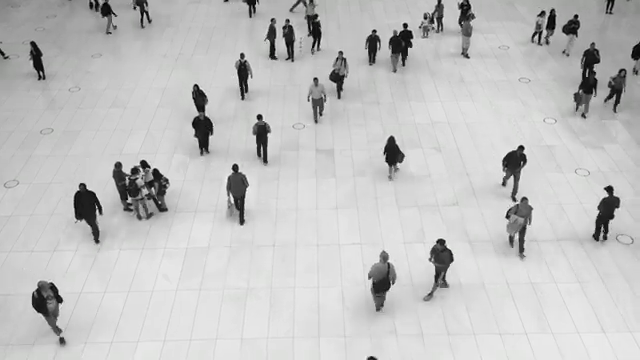
#> input picture frame 34 of Placement/walking.mp4, 640 x 360 px
$ python 15.motion-detection.py
#> lines starting #> are read from the running program, lines starting #| are printed output that depends on the picture; after the words box and inside, x2 and y2 are one past the last pixel; in counts of white or black regions, pixels touching at a corner belong together
'''
Approch:
Comparing the first and Second frames Based on the differences It Find the Movements
'''

import cv2 as cv
import numpy as np

cap = cv.VideoCapture('walking.mp4')

# Frame 1
ret , frame1 = cap.read()
#> frame1 is the input picture: shape (360, 640, 3); mean B, G, R 193.7, 193.8, 193.7
ret , frame2 = cap.read()
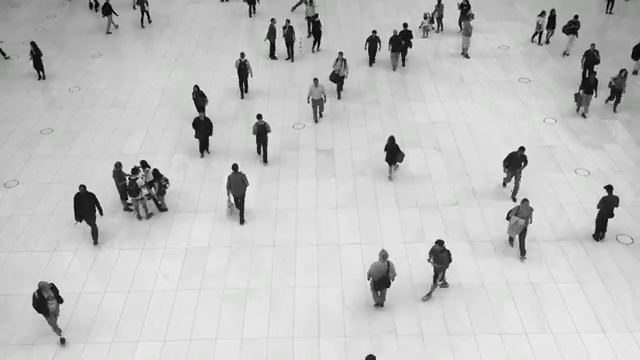
#> input picture frame 35 of Placement/walking.mp4, 640 x 360 px
#> frame2 is the input picture: shape (360, 640, 3); mean B, G, R 193.7, 193.8, 193.7

while cap.isOpened():
    #Finding The Difference
    diff = cv.absdiff(frame1,frame2)
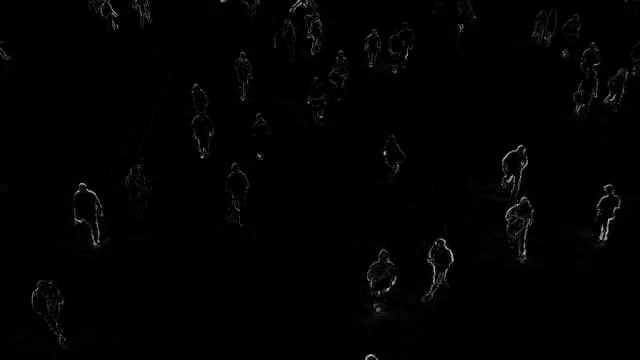
#> diff: shape (360, 640, 3); mean B, G, R 2.1, 2.1, 2.1

    # Convert the Diff into Gray Scale
    gray = cv.cvtColor(diff,cv.COLOR_BGR2GRAY)

    # Add Blur to it
    blur = cv.GaussianBlur(gray,(5,5),0)

    # Calculate the Threshold
    _, thresh = cv.threshold(blur,20,255,cv.THRESH_BINARY)
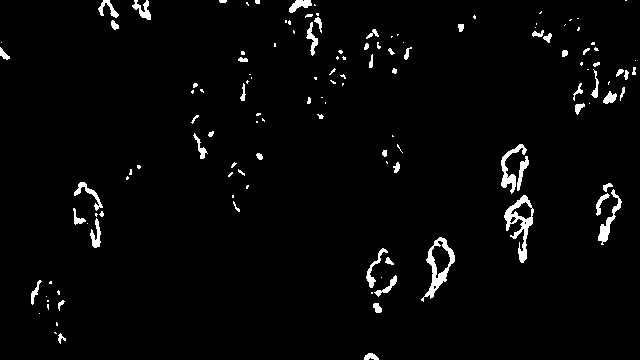
#> thresh: shape (360, 640); 2.7% white; 131 white regions (72 under 20 px), largest, box (x1, y1, x2, y2) and area: (504, 195, 534, 263) 679, (421, 237, 455, 302) 619, (501, 144, 527, 194) 372


    # Craete the Dilate
    dilated = cv.dilate(thresh,None,iterations=3)
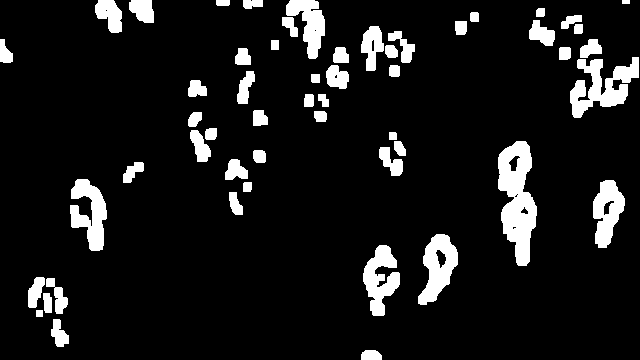
#> dilated: shape (360, 640); 9.8% white; 54 white regions

    # Contour
    contours , _ = cv.findContours(dilated,cv.RETR_TREE,cv.CHAIN_APPROX_SIMPLE)
#> contours = 65 contours, 6 with area under 20; largest, box (x1, y1, x2, y2) and area: (498, 141, 537, 266) 3022, (570, 57, 639, 118) 1856, (418, 234, 458, 305) 1582, (70, 179, 107, 251) 1398, (363, 245, 400, 316) 1350

    # Draw the Contours
    # cv.drawContours(frame1,coutours,-1,(0,255,0),2)

    for contour in contours:
        (x,y,w,h) = cv.boundingRect(contour)

        # if cv.contourArea(contour)<700:
        #     continue
        cv.rectangle(frame1,(x,y),(x+w,y+h),(0,255,0),2)
#> this loop made 65 passes
#> (x, y, w, h) on passes 1, 2, 4, 5, 6, 7, 8, 9, 10, 11, 12, 13: (361, 350, 21, 10), (51, 319, 18, 28), (43, 293, 9, 20), (46, 278, 22, 36), (28, 277, 17, 31), (363, 245, 37, 71), (418, 234, 40, 71), (435, 249, 12, 20), (229, 192, 14, 23), (243, 182, 9, 10), (593, 180, 32, 68), (603, 200, 12, 16)
#> (contour, x, y, w, h) on passes 3, 23, 45, 58, 60: ([[36, 310], [36, 316], [42, 316], [42, 310]], 36, 310, 7, 7), ([[516, 194], [517, 193], [518, 194], [517, 195]], 516, 193, 3, 3), ([[271, 40], [271, 49], [278, 49], [278, 40]], 271, 40, 8, 10), ([[622, 0], [622, 3], [629, 3], [629, 0]], 622, 0, 8, 4), ([[314, 30], [315, 29], [316, 30], [315, 31]], 314, 29, 3, 3)
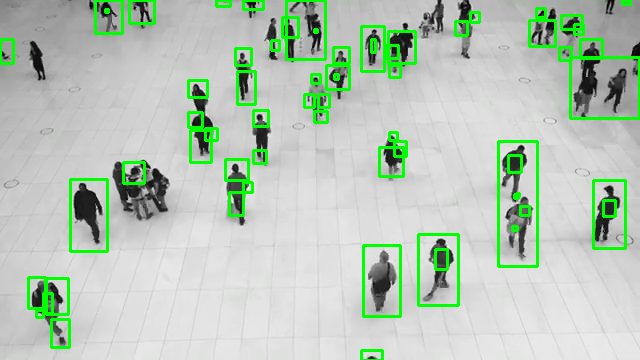
#> frame1: shape (360, 640, 3); 6.29% of pixels changed, all inside (x1, y1, x2, y2) = (0, 0, 640, 360)


    cv.imshow('feed',frame1)
    frame1=frame2
    ret,frame2 = cap.read()
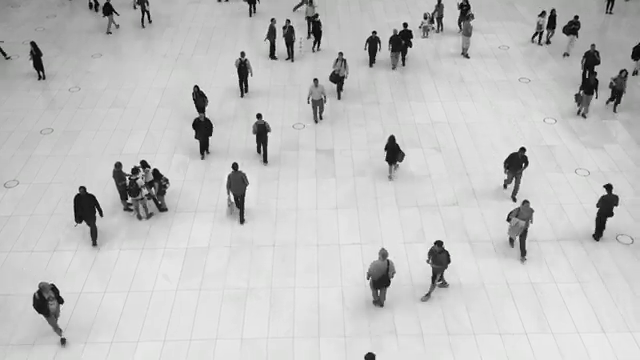
#> input picture frame 36 of Placement/walking.mp4, 640 x 360 px
#> frame2 is the input picture: shape (360, 640, 3); mean B, G, R 193.6, 193.7, 193.7

    if cv.waitKey(40) ==27:
#> (key Esc is pressed here)
        break

cv.destroyAllWindows()
cap.release()

$ run again, starting later in the video
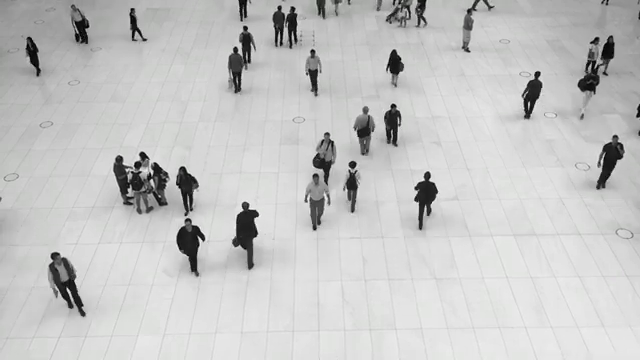
#> input picture frame 153 of Placement/walking.mp4, 640 x 360 px
#> frame1 is the input picture: shape (360, 640, 3); mean B, G, R 196.5, 196.8, 196.6
#> `_, thresh = cv.threshold(blur,20,255,cv.THRESH_BINARY)`:
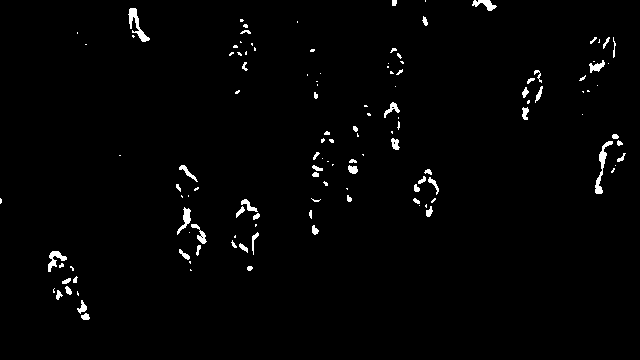
#> thresh: shape (360, 640); 1.6% white; 129 white regions (72 under 20 px), largest, box (x1, y1, x2, y2) and area: (128, 8, 150, 42) 250, (595, 141, 613, 194) 250, (48, 251, 67, 272) 164
#> dilated: shape (360, 640); 7% white; 41 white regions
#> contours = 45 contours, 2 with area under 20; largest, box (x1, y1, x2, y2) and area: (45, 248, 93, 323) 1510, (174, 204, 210, 274) 1159, (410, 166, 442, 220) 1112, (228, 196, 263, 258) 1094, (519, 67, 546, 123) 941
#> the loop `for contour in contours:` made 45 passes
#> (x, y, w, h) on passes 1 to 8: (244, 263, 12, 11), (45, 248, 48, 75), (306, 207, 16, 31), (174, 204, 36, 70), (228, 196, 35, 62), (308, 195, 16, 10), (0, 195, 5, 12), (343, 185, 12, 20)
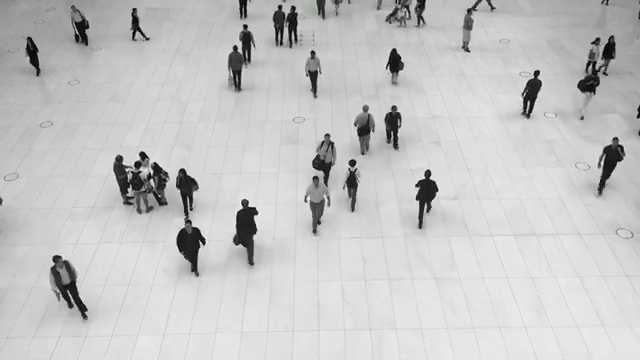
#> input picture frame 155 of Placement/walking.mp4, 640 x 360 px
#> frame2 is the input picture: shape (360, 640, 3); mean B, G, R 196.6, 196.9, 196.7

$ run again, starting later in the video
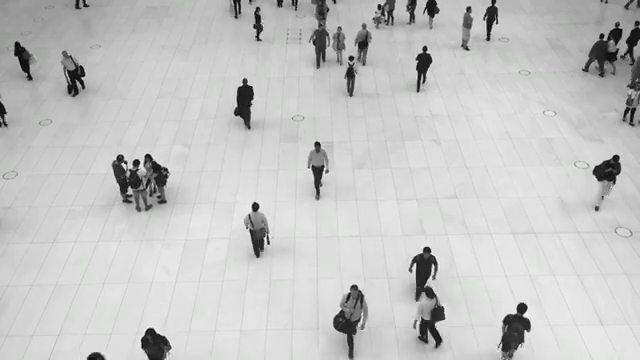
#> input picture frame 273 of Placement/walking.mp4, 640 x 360 px
#> frame1 is the input picture: shape (360, 640, 3); mean B, G, R 197, 197.1, 197
#> `_, thresh = cv.threshold(blur,20,255,cv.THRESH_BINARY)`:
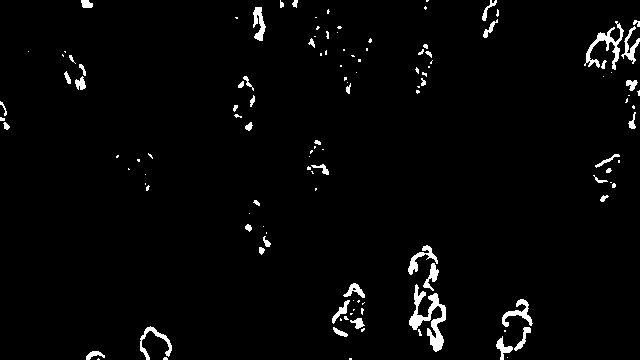
#> thresh: shape (360, 640); 2.5% white; 125 white regions (76 under 20 px), largest, box (x1, y1, x2, y2) and area: (409, 284, 446, 352) 891, (584, 21, 624, 70) 510, (502, 299, 533, 327) 296
#> dilated: shape (360, 640); 8.8% white; 47 white regions
#> contours = 58 contours, 7 with area under 20; largest, box (x1, y1, x2, y2) and area: (405, 242, 449, 355) 3111, (581, 17, 640, 76) 2310, (493, 296, 536, 360) 1766, (329, 280, 368, 340) 1574, (137, 323, 175, 360) 833
#> the loop `for contour in contours:` made 58 passes
#> (x, y, w, h) on passes 2 to 9: (83, 348, 25, 12), (137, 323, 38, 37), (493, 296, 43, 64), (505, 318, 20, 26), (329, 280, 39, 60), (355, 312, 4, 4), (351, 303, 5, 4), (405, 242, 44, 113)
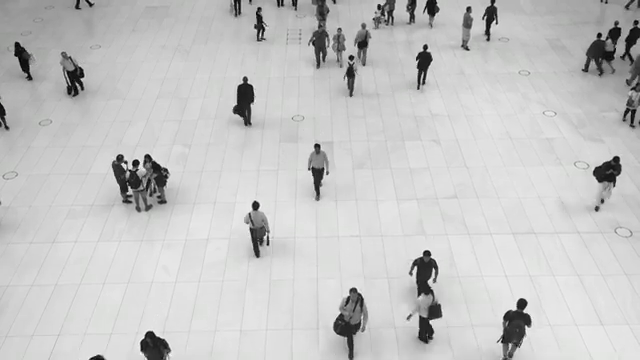
#> input picture frame 275 of Placement/walking.mp4, 640 x 360 px
#> frame2 is the input picture: shape (360, 640, 3); mean B, G, R 197.2, 197.3, 197.2
